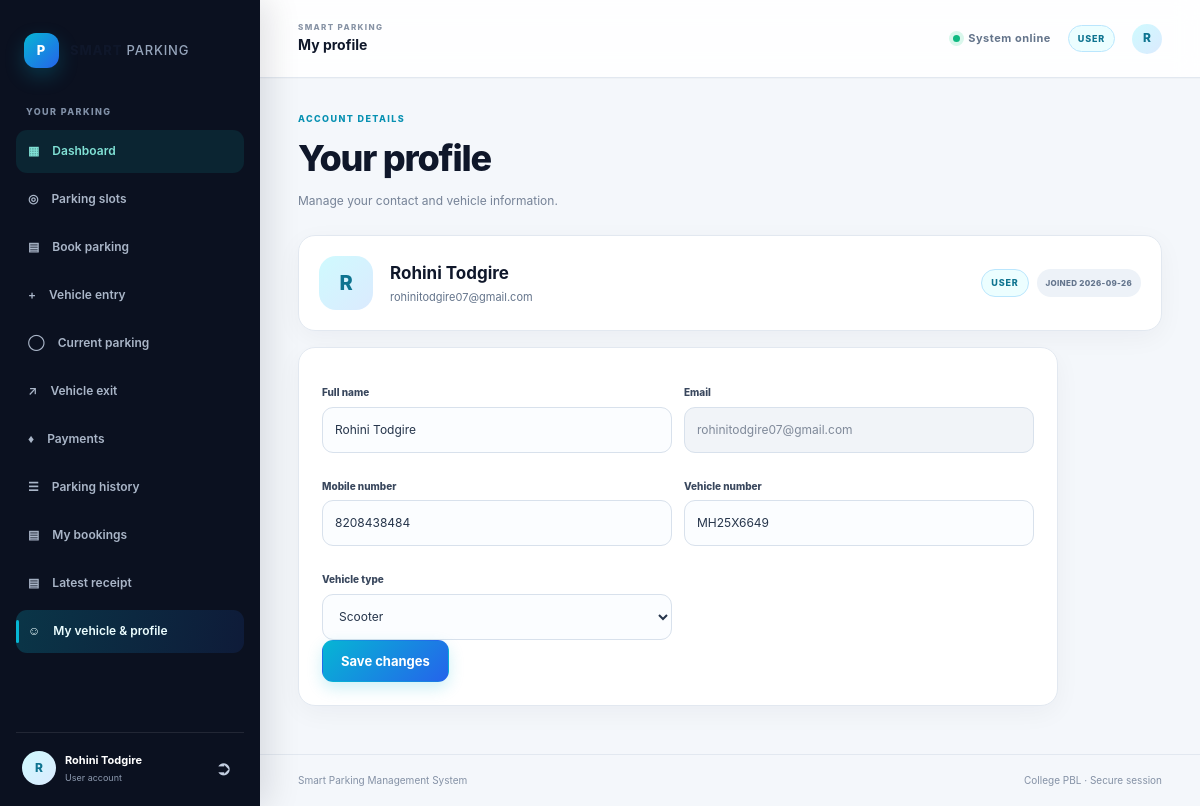
The app's page /user/profile (signed in) with its own data.
### tables this page shows
CREATE TABLE users (
                    id INTEGER PRIMARY KEY AUTOINCREMENT,
                    name TEXT NOT NULL,
                    email TEXT NOT NULL COLLATE NOCASE UNIQUE,
                    password_hash TEXT NOT NULL,
                    role TEXT NOT NULL CHECK (role IN ('user', 'admin')),
                    created_at TEXT NOT NULL DEFAULT CURRENT_TIMESTAMP
                , mobile TEXT, vehicle_number TEXT, vehicle_type TEXT, is_active INTEGER NOT NULL DEFAULT 1);

### backend/app.py (the view, shortened to what this page needs)
@app.route("/user/profile", methods=["GET", "POST"])
@user_required
def user_profile():
    error = None
    profile = database.get_user_by_id(g.current_user["id"])
    return render_template("user_profile.html", profile=profile, error=error,
                           saved=request.args.get("saved") == "1", csrf_token=csrf_token())

### backend/app.py (called while the page is built)
@app.context_processor
def provide_csrf_token():
    return {"csrf_token": csrf_token()}

### backend/auth.py (called while the page is built)
def csrf_token():
    token = session.get("csrf_token")
    if token is None:
        token = secrets.token_urlsafe(32)
        session["csrf_token"] = token
    return token

def _session_user():
    user_id = session.get("user_id")
    if user_id is None:
        return None
    user = database.get_user_by_id(user_id)
    if user is None or not user.get("is_active", 1):
        session.clear()
        return None
    return user

def user_required(view_function):
    @wraps(view_function)
    def wrapped_view(*args, **kwargs):
        user = _session_user()
        if user is None:
            return redirect(url_for("login", portal="user"))
        if user["role"] != "user":
            abort(403)
        g.current_user = user
        return view_function(*args, **kwargs)
    return wrapped_view

### backend/database.py (called while the page is built)
def get_connection():
    os.makedirs(os.path.dirname(os.path.abspath(DATABASE_PATH)), exist_ok=True)
    connection = sqlite3.connect(DATABASE_PATH)
    connection.row_factory = sqlite3.Row
    return connection

def get_user_by_id(user_id):
    users = _rows_as_dicts(
        "SELECT * FROM users WHERE id = ? LIMIT 1",
        (user_id,),
    )
    return users[0] if users else None

def _rows_as_dicts(query, parameters=()):
    with closing(get_connection()) as connection:
        rows = connection.execute(query, parameters).fetchall()
        return [dict(row) for row in rows]

### frontend/templates/user_profile.html
{% extends 'portal_layout.html' %}{% block title %}Profile | Smart Parking{% endblock %}{% block top_title %}My profile{% endblock %}{% block content %}<section class="welcome-row"><div><p class="eyebrow">ACCOUNT DETAILS</p><h1>Your profile</h1><p>Manage your contact and vehicle information.</p></div></section>{% if error %}<div class="alert alert-error">{{ error }}</div>{% endif %}{% if saved %}<div class="alert alert-success">Profile updated successfully.</div>{% endif %}<section class="profile-summary"><span class="profile-summary-avatar" aria-hidden="true">{{ profile.name[:1]|upper }}</span><div class="profile-summary-copy"><h2>{{ profile.name }}</h2><p>{{ profile.email }}</p></div><div class="profile-summary-meta"><span class="topbar-role-badge">{{ profile.role|upper }}</span><span class="status-badge neutral">Joined {{ profile.created_at[:10] if profile.created_at else 'Recently' }}</span></div></section><form class="panel form-panel profile-form" method="post"><input type="hidden" name="csrf_token" value="{{ csrf_token }}"><div class="field-row"><div><label class="field-label" for="name">Full name</label><input class="input-control" id="name" name="name" value="{{ profile.name }}" required></div><div><label class="field-label" for="email">Email</label><input class="input-control" id="email" name="email" value="{{ profile.email }}" disabled></div><div><label class="field-label" for="mobile">Mobile number</label><input class="input-control" id="mobile" name="mobile" value="{{ profile.mobile or '' }}" required></div><div><label class="field-label" for="vehicle_number">Vehicle number</label><input class="input-control" id="vehicle_number" name="vehicle_number" value="{{ profile.vehicle_number or '' }}" required></div><div><label class="field-label" for="vehicle_type">Vehicle type</label><select class="input-control" id="vehicle_type" name="vehicle_type">{% for type in ['Car','Bike','Scooter','Other'] %}<option {% if profile.vehicle_type == type %}selected{% endif %}>{{ type }}</option>{% endfor %}</select></div></div><button class="button button-primary" type="submit">Save changes</button></form>{% endblock %}

### frontend/templates/portal_layout.html (shortened to what this page needs)
<!doctype html>
<html lang="en">
<head>
    <link rel="stylesheet" href="{{ url_for('static', filename='style.css') }}">
</head>
<body class="app-body{% if request.endpoint == 'user_dashboard' %} user-dashboard-body{% endif %}">
<aside class="app-sidebar" id="app-sidebar">
    <a class="brand sidebar-brand" href="{{ url_for('dashboard') if g.current_user.role == 'admin' else url_for('user_dashboard') }}">
        <span class="brand-mark">P</span><span>SMART<span class="brand-light"> PARKING</span>{% if request.endpoint == 'user_dashboard' %}<small class="sidebar-tagline">Park Smarter. Move Faster.</small>{% endif %}</span>
    </a>
    {% if g.current_user.role == 'admin' %}
    <p class="sidebar-label">MANAGEMENT</p>
    <nav class="sidebar-nav">
        <a href="{{ url_for('dashboard') }}"><span class="nav-symbol">&#9638;</span><span>Dashboard</span></a>
        <a class="{{ 'active' if request.endpoint == 'dashboard' else '' }}" href="{{ url_for('dashboard') }}"><span class="nav-symbol">&#9638;</span><span>Dashboard</span></a>
        <a class="{{ 'active' if request.view_args and request.view_args.get('section') == 'parking-map' else '' }}" href="{{ url_for('admin_section',section='parking-map') }}"><span class="nav-symbol">&#9678;</span><span>Parking slots</span></a>
        <a class="{{ 'active' if request.view_args and request.view_args.get('section') == 'vehicles' else '' }}" href="{{ url_for('admin_section',section='vehicles') }}"><span class="nav-symbol">&#128663;</span><span>Active vehicles</span></a>
        <a class="{{ 'active' if request.view_args and request.view_args.get('section') == 'users' else '' }}" href="{{ url_for('admin_section',section='users') }}"><span class="nav-symbol">&#9786;</span><span>Users</span></a>
        <a class="{{ 'active' if request.view_args and request.view_args.get('section') == 'bookings' else '' }}" href="{{ url_for('admin_section',section='bookings') }}"><span class="nav-symbol">&#9636;</span><span>Bookings</span></a>
        <a class="{{ 'active' if request.view_args and request.view_args.get('section') in ('records', 'history') or request.endpoint == 'records' else '' }}" href="{{ url_for('admin_section',section='records') }}"><span class="nav-symbol">&#9776;</span><span>Parking history</span></a>
        <a class="{{ 'active' if request.view_args and request.view_args.get('section') in ('payments', 'revenue') else '' }}" href="{{ url_for('admin_section',section='payments') }}"><span class="nav-symbol">&#9830;</span><span>Payments &amp; revenue</span></a>
        <a class="{{ 'active' if request.view_args and request.view_args.get('section') in ('analytics', 'reports') else '' }}" href="{{ url_for('admin_section',section='reports') }}"><span class="nav-symbol">&#9633;</span><span>Reports</span></a>
        <a class="{{ 'active' if request.view_args and request.view_args.get('section') == 'settings' else '' }}" href="{{ url_for('admin_section',section='settings') }}"><span class="nav-symbol">&#9881;</span><span>Settings</span></a>
    </nav>
    {% else %}
    <p class="sidebar-label">YOUR PARKING</p>
    {% if request.endpoint == 'user_dashboard' %}<nav class="sidebar-nav user-sidebar-nav">
        <a class="{% if request.endpoint == 'user_dashboard' %}active{% endif %}" href="{{ url_for('user_dashboard') }}"><span class="nav-symbol">&#9638;</span><span>Dashboard</span></a>
        <a class="{{ 'active' if request.endpoint == 'user_parking' else '' }}" href="{{ url_for('user_parking') }}"><span class="nav-symbol">&#9678;</span><span>Find Parking</span></a>
        <a class="{{ 'active' if request.endpoint == 'booking' or request.endpoint == 'user_bookings' else '' }}" href="{{ url_for('booking') }}"><span class="nav-symbol">&#9636;</span><span>Book Parking</span></a>
        <a class="{{ 'active' if request.endpoint in ('user_entry', 'vehicle_entry') else '' }}" href="{{ url_for('user_entry') }}"><span class="nav-symbol">&#128663;</span><span>Vehicle Entry</span></a>
        <a class="{{ 'active' if request.endpoint == 'user_current_parking' else '' }}" href="{{ url_for('user_current_parking') }}"><span class="nav-symbol">&#9636;</span><span>My Parking</span></a>
        <a class="{{ 'active' if request.endpoint == 'user_exit' else '' }}" href="{{ url_for('user_exit') }}"><span class="nav-symbol">&#8599;</span><span>Vehicle Exit</span></a>
        <a class="{{ 'active' if request.endpoint in ('user_payments', 'user_entry') else '' }}" href="{{ url_for('user_payments') }}"><span class="nav-symbol">&#9830;</span><span>Payments</span></a>
        <a class="{{ 'active' if request.endpoint == 'user_history' else '' }}" href="{{ url_for('user_history') }}"><span class="nav-symbol">&#9776;</span><span>Parking History</span></a>
        <a class="{{ 'active' if request.endpoint == 'user_bookings' else '' }}" href="{{ url_for('user_bookings') }}"><span class="nav-symbol">&#9636;</span><span>My Bookings</span></a>
        <a class="{{ 'active' if request.endpoint in ('latest_user_receipt', 'user_receipt') else '' }}" href="{{ url_for('latest_user_receipt') }}"><span class="nav-symbol">&#9636;</span><span>Receipts</span></a>
        <a class="{{ 'active' if request.endpoint == 'user_profile' else '' }}" href="{{ url_for('user_profile') }}"><span class="nav-symbol">&#9786;</span><span>Profile</span></a>
    </nav>{% else %}<nav class="sidebar-nav">
        <a class="{{ 'active' if request.endpoint == 'user_dashboard' else '' }}" href="{{ url_for('user_dashboard') }}">&#9638; <span>Dashboard</span></a>
        <a class="{{ 'active' if request.endpoint == 'user_parking' else '' }}" href="{{ url_for('user_parking') }}">&#9678; <span>Parking slots</span></a>
        <a class="{{ 'active' if request.endpoint in ('booking', 'user_bookings') else '' }}" href="{{ url_for('booking') }}">&#9636; <span>Book parking</span></a>
        <a class="{{ 'active' if request.endpoint in ('user_entry', 'vehicle_entry') else '' }}" href="{{ url_for('user_entry') }}">&#43; <span>Vehicle entry</span></a>
        <a class="{{ 'active' if request.endpoint == 'user_current_parking' else '' }}" href="{{ url_for('user_current_parking') }}">&#9711; <span>Current parking</span></a>
        <a class="{{ 'active' if request.endpoint == 'user_exit' else '' }}" href="{{ url_for('user_exit') }}">&#8599; <span>Vehicle exit</span></a>
        <a class="{{ 'active' if request.endpoint == 'user_payments' else '' }}" href="{{ url_for('user_payments') }}">&#9830; <span>Payments</span></a>
        <a class="{{ 'active' if request.endpoint == 'user_history' else '' }}" href="{{ url_for('user_history') }}">&#9776; <span>Parking history</span></a>
        <a class="{{ 'active' if request.endpoint == 'user_bookings' else '' }}" href="{{ url_for('user_bookings') }}">&#9636; <span>My bookings</span></a>
        <a class="{{ 'active' if request.endpoint in ('latest_user_receipt', 'user_receipt') else '' }}" href="{{ url_for('latest_user_receipt') }}">&#9636; <span>Latest receipt</span></a>
        <a class="{{ 'active' if request.endpoint == 'user_profile' else '' }}" href="{{ url_for('user_profile') }}">&#9786; <span>My vehicle &amp; profile</span></a>
    </nav>{% endif %}
    {% endif %}
    <div class="sidebar-bottom"><span class="avatar">{{ g.current_user.name[:1]|upper }}</span><div class="account-copy"><strong>{{ g.current_user.name }}</strong><small>{{ g.current_user.role|capitalize }} account</small></div><form action="{{ url_for('logout') }}" method="post"><input type="hidden" name="csrf_token" value="{{ csrf_token }}"><button class="icon-button" aria-label="Log out" title="Log out">&#10162;</button></form></div>
</aside>
<div class="app-main">
    <header class="app-topbar">
        <div class="topbar-heading"><span class="topbar-kicker">SMART PARKING</span><strong>{% block top_title %}Parking operations{% endblock %}</strong></div>
        <div class="topbar-right">
            {% if request.endpoint == 'user_dashboard' %}<button class="notification-button" type="button" aria-label="Notifications"><span aria-hidden="true">&#128276;</span><i></i></button><span class="dashboard-user-copy"><strong>{{ g.current_user.name }}</strong><small>User</small></span>
            {% else %}<span class="live-indicator"><i></i> System online</span>{% endif %}
            <span class="topbar-role-badge">{{ g.current_user.role|upper }}</span><span class="avatar small-avatar">{{ g.current_user.name[:1]|upper }}</span>
        </div>
    </header>
    <main class="app-content">{% block content %}{% endblock %}</main>
    <footer class="app-footer">Smart Parking Management System <span>College PBL &middot; Secure session</span></footer>
</div>
</body>
</html>

### records on screen
users: current_user "R", current_user.name "Rohini Todgire", current_user.role "User", current_user.role "USER", name "R", name "Rohini Todgire", email "rohinitodgire07@gmail.com", role "USER", created_at "2026-09-26", mobile "8208438484", vehicle_number "MH25X6649", vehicle_type "Scooter"
